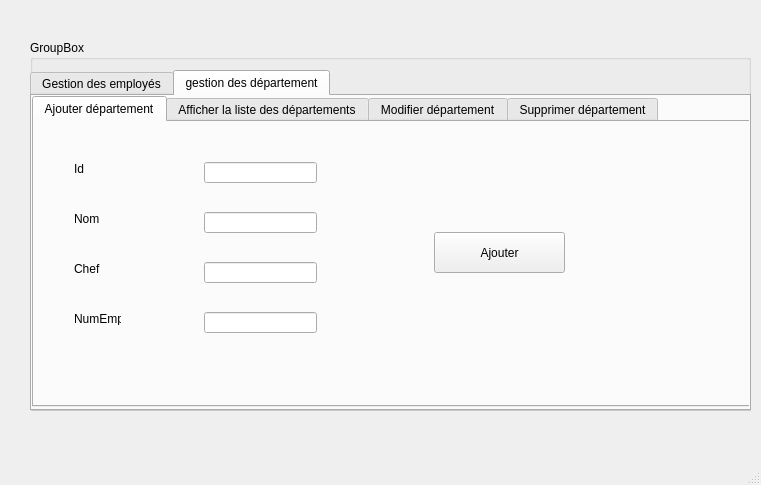
<?xml version="1.0" encoding="UTF-8"?>
<ui version="4.0">
 <class>MainWindow</class>
 <widget class="QMainWindow" name="MainWindow">
  <property name="geometry">
   <rect>
    <x>0</x>
    <y>0</y>
    <width>761</width>
    <height>485</height>
   </rect>
  </property>
  <property name="cursor">
   <cursorShape>ArrowCursor</cursorShape>
  </property>
  <property name="windowTitle">
   <string>MainWindow</string>
  </property>
  <widget class="QWidget" name="centralwidget">
   <widget class="QGroupBox" name="groupBox">
    <property name="geometry">
     <rect>
      <x>30</x>
      <y>40</y>
      <width>721</width>
      <height>371</height>
     </rect>
    </property>
    <property name="title">
     <string>GroupBox</string>
    </property>
    <widget class="QTabWidget" name="tabWidget">
     <property name="geometry">
      <rect>
       <x>0</x>
       <y>30</y>
       <width>721</width>
       <height>341</height>
      </rect>
     </property>
     <property name="currentIndex">
      <number>1</number>
     </property>
     <widget class="QWidget" name="tab">
      <attribute name="title">
       <string>Gestion des employés</string>
      </attribute>
      <widget class="QTabWidget" name="tabWidget_2">
       <property name="geometry">
        <rect>
         <x>0</x>
         <y>0</y>
         <width>721</width>
         <height>311</height>
        </rect>
       </property>
       <property name="currentIndex">
        <number>0</number>
       </property>
       <widget class="QWidget" name="tab_3">
        <attribute name="title">
         <string>Ajouter employé</string>
        </attribute>
        <widget class="QLineEdit" name="lineEditCin">
         <property name="geometry">
          <rect>
           <x>120</x>
           <y>50</y>
           <width>113</width>
           <height>21</height>
          </rect>
         </property>
        </widget>
        <widget class="QLabel" name="label">
         <property name="geometry">
          <rect>
           <x>6</x>
           <y>50</y>
           <width>81</width>
           <height>20</height>
          </rect>
         </property>
         <property name="text">
          <string>           Cin</string>
         </property>
        </widget>
        <widget class="QLabel" name="label_2">
         <property name="geometry">
          <rect>
           <x>10</x>
           <y>90</y>
           <width>81</width>
           <height>21</height>
          </rect>
         </property>
         <property name="text">
          <string>        Nom</string>
         </property>
        </widget>
        <widget class="QLabel" name="label_3">
         <property name="geometry">
          <rect>
           <x>10</x>
           <y>130</y>
           <width>81</width>
           <height>16</height>
          </rect>
         </property>
         <property name="text">
          <string>    Prénom</string>
         </property>
        </widget>
        <widget class="QLineEdit" name="lineEdit_nom">
         <property name="geometry">
          <rect>
           <x>120</x>
           <y>90</y>
           <width>111</width>
           <height>21</height>
          </rect>
         </property>
        </widget>
        <widget class="QLineEdit" name="lineEdit_prenom">
         <property name="geometry">
          <rect>
           <x>120</x>
           <y>130</y>
           <width>113</width>
           <height>20</height>
          </rect>
         </property>
        </widget>
        <widget class="QLabel" name="label_4">
         <property name="geometry">
          <rect>
           <x>20</x>
           <y>15</y>
           <width>221</width>
           <height>21</height>
          </rect>
         </property>
         <property name="text">
          <string>Veuillez remplir les informations suivantes</string>
         </property>
        </widget>
        <widget class="QLabel" name="label_5">
         <property name="geometry">
          <rect>
           <x>30</x>
           <y>170</y>
           <width>47</width>
           <height>13</height>
          </rect>
         </property>
         <property name="text">
          <string>Age</string>
         </property>
        </widget>
        <widget class="QLineEdit" name="lineEdit_age">
         <property name="geometry">
          <rect>
           <x>120</x>
           <y>170</y>
           <width>113</width>
           <height>21</height>
          </rect>
         </property>
        </widget>
        <widget class="QLabel" name="label_6">
         <property name="geometry">
          <rect>
           <x>310</x>
           <y>50</y>
           <width>47</width>
           <height>13</height>
          </rect>
         </property>
         <property name="text">
          <string>Tel</string>
         </property>
        </widget>
        <widget class="QLabel" name="label_7">
         <property name="geometry">
          <rect>
           <x>310</x>
           <y>100</y>
           <width>47</width>
           <height>13</height>
          </rect>
         </property>
         <property name="text">
          <string>Adresse</string>
         </property>
        </widget>
        <widget class="QLabel" name="label_8">
         <property name="geometry">
          <rect>
           <x>310</x>
           <y>150</y>
           <width>71</width>
           <height>16</height>
          </rect>
         </property>
         <property name="text">
          <string>Departement</string>
         </property>
        </widget>
        <widget class="QLineEdit" name="lineEdit_tel">
         <property name="geometry">
          <rect>
           <x>400</x>
           <y>50</y>
           <width>113</width>
           <height>21</height>
          </rect>
         </property>
        </widget>
        <widget class="QLineEdit" name="lineEdit_adresse">
         <property name="geometry">
          <rect>
           <x>400</x>
           <y>100</y>
           <width>113</width>
           <height>21</height>
          </rect>
         </property>
        </widget>
        <widget class="QLineEdit" name="lineEdit_depart">
         <property name="geometry">
          <rect>
           <x>400</x>
           <y>150</y>
           <width>113</width>
           <height>21</height>
          </rect>
         </property>
        </widget>
        <widget class="QPushButton" name="pushButton_ajouter">
         <property name="geometry">
          <rect>
           <x>450</x>
           <y>210</y>
           <width>111</width>
           <height>31</height>
          </rect>
         </property>
         <property name="cursor">
          <cursorShape>PointingHandCursor</cursorShape>
         </property>
         <property name="text">
          <string>Ajouter</string>
         </property>
        </widget>
       </widget>
       <widget class="QWidget" name="tab_4">
        <attribute name="title">
         <string>Afficher la liste des employés</string>
        </attribute>
        <widget class="QPushButton" name="pushButton">
         <property name="geometry">
          <rect>
           <x>19</x>
           <y>10</y>
           <width>111</width>
           <height>31</height>
          </rect>
         </property>
         <property name="text">
          <string>Trier</string>
         </property>
        </widget>
        <widget class="QLineEdit" name="lineEdit_5">
         <property name="geometry">
          <rect>
           <x>390</x>
           <y>10</y>
           <width>141</width>
           <height>31</height>
          </rect>
         </property>
        </widget>
        <widget class="QPushButton" name="pushButton_2">
         <property name="geometry">
          <rect>
           <x>560</x>
           <y>10</y>
           <width>111</width>
           <height>31</height>
          </rect>
         </property>
         <property name="text">
          <string>Recherche</string>
         </property>
        </widget>
        <widget class="QTableView" name="listView">
         <property name="geometry">
          <rect>
           <x>25</x>
           <y>50</y>
           <width>681</width>
           <height>231</height>
          </rect>
         </property>
        </widget>
        <widget class="QComboBox" name="comboBox_2">
         <property name="geometry">
          <rect>
           <x>161</x>
           <y>10</y>
           <width>101</width>
           <height>31</height>
          </rect>
         </property>
         <item>
          <property name="text">
           <string>Nom</string>
          </property>
         </item>
         <item>
          <property name="text">
           <string>Prénom</string>
          </property>
         </item>
         <item>
          <property name="text">
           <string>Departement</string>
          </property>
         </item>
        </widget>
       </widget>
       <widget class="QWidget" name="tab_6">
        <attribute name="title">
         <string>Modifier employé</string>
        </attribute>
        <widget class="QLabel" name="label_9">
         <property name="geometry">
          <rect>
           <x>40</x>
           <y>50</y>
           <width>47</width>
           <height>13</height>
          </rect>
         </property>
         <property name="text">
          <string>Cin</string>
         </property>
        </widget>
        <widget class="QLabel" name="label_10">
         <property name="geometry">
          <rect>
           <x>40</x>
           <y>90</y>
           <width>47</width>
           <height>13</height>
          </rect>
         </property>
         <property name="text">
          <string>Nom</string>
         </property>
        </widget>
        <widget class="QLabel" name="label_11">
         <property name="geometry">
          <rect>
           <x>40</x>
           <y>130</y>
           <width>47</width>
           <height>13</height>
          </rect>
         </property>
         <property name="text">
          <string>Prenom</string>
         </property>
        </widget>
        <widget class="QLabel" name="label_12">
         <property name="geometry">
          <rect>
           <x>40</x>
           <y>170</y>
           <width>47</width>
           <height>13</height>
          </rect>
         </property>
         <property name="text">
          <string>Age</string>
         </property>
        </widget>
        <widget class="QLineEdit" name="lineEdit">
         <property name="geometry">
          <rect>
           <x>130</x>
           <y>50</y>
           <width>113</width>
           <height>21</height>
          </rect>
         </property>
        </widget>
        <widget class="QLineEdit" name="lineEdit_2">
         <property name="geometry">
          <rect>
           <x>130</x>
           <y>90</y>
           <width>113</width>
           <height>21</height>
          </rect>
         </property>
        </widget>
        <widget class="QLineEdit" name="lineEdit_3">
         <property name="geometry">
          <rect>
           <x>130</x>
           <y>130</y>
           <width>113</width>
           <height>21</height>
          </rect>
         </property>
        </widget>
        <widget class="QLineEdit" name="lineEdit_4">
         <property name="geometry">
          <rect>
           <x>130</x>
           <y>170</y>
           <width>113</width>
           <height>21</height>
          </rect>
         </property>
        </widget>
        <widget class="QLabel" name="label_13">
         <property name="geometry">
          <rect>
           <x>310</x>
           <y>50</y>
           <width>47</width>
           <height>13</height>
          </rect>
         </property>
         <property name="text">
          <string>Tel</string>
         </property>
        </widget>
        <widget class="QLabel" name="label_14">
         <property name="geometry">
          <rect>
           <x>310</x>
           <y>100</y>
           <width>47</width>
           <height>13</height>
          </rect>
         </property>
         <property name="text">
          <string>Adresse</string>
         </property>
        </widget>
        <widget class="QLabel" name="label_15">
         <property name="geometry">
          <rect>
           <x>310</x>
           <y>150</y>
           <width>71</width>
           <height>16</height>
          </rect>
         </property>
         <property name="text">
          <string>Département</string>
         </property>
        </widget>
        <widget class="QLineEdit" name="lineEdit_6">
         <property name="geometry">
          <rect>
           <x>380</x>
           <y>50</y>
           <width>113</width>
           <height>21</height>
          </rect>
         </property>
        </widget>
        <widget class="QLineEdit" name="lineEdit_7">
         <property name="geometry">
          <rect>
           <x>380</x>
           <y>100</y>
           <width>113</width>
           <height>21</height>
          </rect>
         </property>
        </widget>
        <widget class="QLineEdit" name="lineEdit_8">
         <property name="geometry">
          <rect>
           <x>380</x>
           <y>150</y>
           <width>113</width>
           <height>21</height>
          </rect>
         </property>
        </widget>
        <widget class="QPushButton" name="pushButton_3">
         <property name="geometry">
          <rect>
           <x>449</x>
           <y>210</y>
           <width>111</width>
           <height>31</height>
          </rect>
         </property>
         <property name="text">
          <string>Modifier</string>
         </property>
        </widget>
       </widget>
       <widget class="QWidget" name="tab_5">
        <attribute name="title">
         <string>Supprimer employé</string>
        </attribute>
        <widget class="QLabel" name="label_16">
         <property name="geometry">
          <rect>
           <x>190</x>
           <y>90</y>
           <width>47</width>
           <height>13</height>
          </rect>
         </property>
         <property name="text">
          <string>Cin</string>
         </property>
        </widget>
        <widget class="QLineEdit" name="lineEdit_9">
         <property name="geometry">
          <rect>
           <x>280</x>
           <y>90</y>
           <width>113</width>
           <height>21</height>
          </rect>
         </property>
        </widget>
        <widget class="QPushButton" name="pushButton_4">
         <property name="geometry">
          <rect>
           <x>230</x>
           <y>160</y>
           <width>80</width>
           <height>21</height>
          </rect>
         </property>
         <property name="text">
          <string>Supprimer</string>
         </property>
        </widget>
       </widget>
      </widget>
     </widget>
     <widget class="QWidget" name="tab_2">
      <attribute name="title">
       <string>gestion des département</string>
      </attribute>
      <widget class="QTabWidget" name="tabWidget_3">
       <property name="geometry">
        <rect>
         <x>0</x>
         <y>0</y>
         <width>721</width>
         <height>311</height>
        </rect>
       </property>
       <property name="currentIndex">
        <number>0</number>
       </property>
       <widget class="QWidget" name="tab_7">
        <attribute name="title">
         <string>Ajouter département</string>
        </attribute>
        <widget class="QLabel" name="label_17">
         <property name="geometry">
          <rect>
           <x>40</x>
           <y>40</y>
           <width>47</width>
           <height>13</height>
          </rect>
         </property>
         <property name="text">
          <string>Id</string>
         </property>
        </widget>
        <widget class="QLabel" name="label_18">
         <property name="geometry">
          <rect>
           <x>40</x>
           <y>90</y>
           <width>47</width>
           <height>13</height>
          </rect>
         </property>
         <property name="text">
          <string>Nom</string>
         </property>
        </widget>
        <widget class="QLabel" name="label_19">
         <property name="geometry">
          <rect>
           <x>40</x>
           <y>140</y>
           <width>47</width>
           <height>13</height>
          </rect>
         </property>
         <property name="text">
          <string>Chef</string>
         </property>
        </widget>
        <widget class="QLabel" name="label_20">
         <property name="geometry">
          <rect>
           <x>40</x>
           <y>190</y>
           <width>47</width>
           <height>13</height>
          </rect>
         </property>
         <property name="text">
          <string>NumEmp</string>
         </property>
        </widget>
        <widget class="QLineEdit" name="lineEdit_id">
         <property name="geometry">
          <rect>
           <x>170</x>
           <y>40</y>
           <width>113</width>
           <height>21</height>
          </rect>
         </property>
        </widget>
        <widget class="QLineEdit" name="lineEdit_nom_2">
         <property name="geometry">
          <rect>
           <x>170</x>
           <y>90</y>
           <width>113</width>
           <height>21</height>
          </rect>
         </property>
        </widget>
        <widget class="QLineEdit" name="lineEdit_chef">
         <property name="geometry">
          <rect>
           <x>170</x>
           <y>140</y>
           <width>113</width>
           <height>21</height>
          </rect>
         </property>
        </widget>
        <widget class="QLineEdit" name="lineEdit_numemp">
         <property name="geometry">
          <rect>
           <x>170</x>
           <y>190</y>
           <width>113</width>
           <height>21</height>
          </rect>
         </property>
        </widget>
        <widget class="QPushButton" name="pushButton_5">
         <property name="geometry">
          <rect>
           <x>400</x>
           <y>110</y>
           <width>131</width>
           <height>41</height>
          </rect>
         </property>
         <property name="text">
          <string>Ajouter</string>
         </property>
        </widget>
       </widget>
       <widget class="QWidget" name="tab_8">
        <attribute name="title">
         <string>Afficher la liste des départements</string>
        </attribute>
        <widget class="QPushButton" name="pushButton_6">
         <property name="geometry">
          <rect>
           <x>30</x>
           <y>10</y>
           <width>121</width>
           <height>31</height>
          </rect>
         </property>
         <property name="text">
          <string>Trier</string>
         </property>
        </widget>
        <widget class="QLineEdit" name="lineEdit_10">
         <property name="geometry">
          <rect>
           <x>380</x>
           <y>10</y>
           <width>151</width>
           <height>31</height>
          </rect>
         </property>
        </widget>
        <widget class="QPushButton" name="pushButton_7">
         <property name="geometry">
          <rect>
           <x>570</x>
           <y>10</y>
           <width>121</width>
           <height>31</height>
          </rect>
         </property>
         <property name="text">
          <string>recherche</string>
         </property>
        </widget>
        <widget class="QTableView" name="tableView">
         <property name="geometry">
          <rect>
           <x>5</x>
           <y>51</y>
           <width>701</width>
           <height>231</height>
          </rect>
         </property>
        </widget>
        <widget class="QComboBox" name="comboBox">
         <property name="geometry">
          <rect>
           <x>180</x>
           <y>10</y>
           <width>101</width>
           <height>31</height>
          </rect>
         </property>
         <item>
          <property name="text">
           <string>Nom</string>
          </property>
         </item>
         <item>
          <property name="text">
           <string>Chef</string>
          </property>
         </item>
         <item>
          <property name="text">
           <string>Nombre employé</string>
          </property>
         </item>
        </widget>
       </widget>
       <widget class="QWidget" name="tab_9">
        <attribute name="title">
         <string>Modifier département</string>
        </attribute>
        <widget class="QLabel" name="label_21">
         <property name="geometry">
          <rect>
           <x>30</x>
           <y>30</y>
           <width>47</width>
           <height>13</height>
          </rect>
         </property>
         <property name="text">
          <string>Id</string>
         </property>
        </widget>
        <widget class="QLabel" name="label_22">
         <property name="geometry">
          <rect>
           <x>30</x>
           <y>90</y>
           <width>47</width>
           <height>13</height>
          </rect>
         </property>
         <property name="text">
          <string>Nom</string>
         </property>
        </widget>
        <widget class="QLabel" name="label_23">
         <property name="geometry">
          <rect>
           <x>30</x>
           <y>150</y>
           <width>47</width>
           <height>13</height>
          </rect>
         </property>
         <property name="text">
          <string>Chef</string>
         </property>
        </widget>
        <widget class="QLabel" name="label_24">
         <property name="geometry">
          <rect>
           <x>30</x>
           <y>220</y>
           <width>47</width>
           <height>13</height>
          </rect>
         </property>
         <property name="text">
          <string>Numemp</string>
         </property>
        </widget>
        <widget class="QLineEdit" name="lineEdit_11">
         <property name="geometry">
          <rect>
           <x>140</x>
           <y>30</y>
           <width>113</width>
           <height>21</height>
          </rect>
         </property>
        </widget>
        <widget class="QLineEdit" name="lineEdit_12">
         <property name="geometry">
          <rect>
           <x>140</x>
           <y>90</y>
           <width>113</width>
           <height>21</height>
          </rect>
         </property>
        </widget>
        <widget class="QLineEdit" name="lineEdit_13">
         <property name="geometry">
          <rect>
           <x>140</x>
           <y>150</y>
           <width>113</width>
           <height>21</height>
          </rect>
         </property>
        </widget>
        <widget class="QLineEdit" name="lineEdit_14">
         <property name="geometry">
          <rect>
           <x>140</x>
           <y>210</y>
           <width>113</width>
           <height>21</height>
          </rect>
         </property>
        </widget>
        <widget class="QPushButton" name="pushButton_8">
         <property name="geometry">
          <rect>
           <x>370</x>
           <y>110</y>
           <width>131</width>
           <height>41</height>
          </rect>
         </property>
         <property name="text">
          <string>Modifier</string>
         </property>
        </widget>
       </widget>
       <widget class="QWidget" name="tab_10">
        <attribute name="title">
         <string>Supprimer département</string>
        </attribute>
        <widget class="QLabel" name="label_25">
         <property name="geometry">
          <rect>
           <x>170</x>
           <y>100</y>
           <width>71</width>
           <height>21</height>
          </rect>
         </property>
         <property name="text">
          <string>Id</string>
         </property>
        </widget>
        <widget class="QLineEdit" name="lineEdit_15">
         <property name="geometry">
          <rect>
           <x>260</x>
           <y>100</y>
           <width>141</width>
           <height>21</height>
          </rect>
         </property>
        </widget>
        <widget class="QPushButton" name="pushButton_9">
         <property name="geometry">
          <rect>
           <x>209</x>
           <y>150</y>
           <width>91</width>
           <height>21</height>
          </rect>
         </property>
         <property name="text">
          <string>Supprimer</string>
         </property>
        </widget>
       </widget>
      </widget>
     </widget>
    </widget>
   </widget>
  </widget>
  <widget class="QMenuBar" name="menubar">
   <property name="geometry">
    <rect>
     <x>0</x>
     <y>0</y>
     <width>761</width>
     <height>20</height>
    </rect>
   </property>
  </widget>
  <widget class="QStatusBar" name="statusbar"/>
 </widget>
 <resources/>
 <connections/>
</ui>
